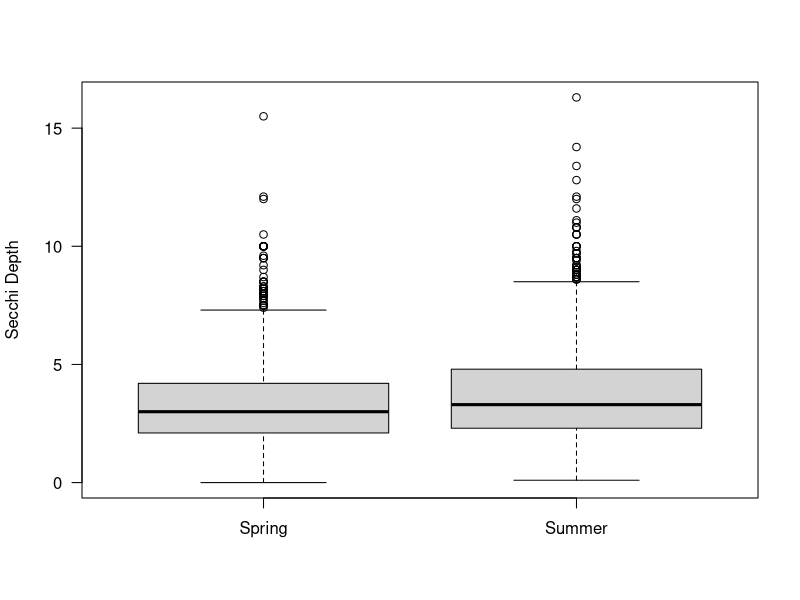
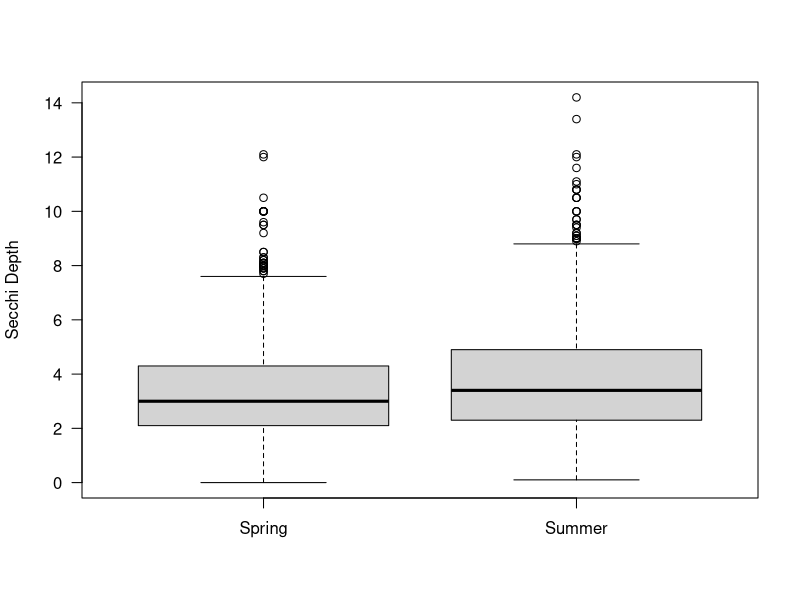

Reproduce these figures in R, in order. (Note: this script raises an error after producing the figures.)
## Comparison between spring and summer secchi depths from the same sampling year
# AJR: 2024-03-20

library(tidyverse)
library(here)

# Read data
secDat <- read_csv(here("data","summerSecchis_bsm.csv")) %>% 
  select(WbyLID,`Water Chem Sample Date`, `Water Chem Secchi Depth (Spring)`,`Limno Sample Date`, `Limno Secchi Depth (Summer)`) %>% 
  rename(waterbodyID = WbyLID, 
         waterChem_dateSample = `Water Chem Sample Date`, 
         limno_dateSample = `Limno Sample Date`,
         springSecchi = `Water Chem Secchi Depth (Spring)`, 
         summerSecchi = `Limno Secchi Depth (Summer)`) %>% 
  relocate(limno_dateSample, .after = waterChem_dateSample)

# Remove rows with NAs and where waterChem_dateSample == limno_dateSample
secDat_complete <- secDat %>% 
  filter_all(all_vars(!is.na(.))) %>% 
  filter(waterChem_dateSample != limno_dateSample) %>% 
  mutate(secDatDiff = springSecchi-summerSecchi)

# T-test between spring and summer secchi's
secTest <- t.test(secDat_complete$springSecchi,secDat_complete$summerSecchi, paired = TRUE)
secTest
dim(secDat_complete)

# Visualize data, boxplot
boxplot(secDat_complete$springSecchi,secDat_complete$summerSecchi, names = c("Spring","Summer"),
        ylab="Secchi Depth", las = 1)

# Summer secchi's are slightly higher (mean spring = 3.37, mean summer = 3.7), so lakes appear clearer during the summer
# We could add a correction factor to ARU Secchi's (add 0.33cm to BsM data to translate spring model data for use
# in summer predictions?). 
#** Should actually correct ARU "summer" data to "spring" data if a correction is to be made (remove 33cm)

# It should be noted, these are for ALL BsM lakes, and have not been filtered to the model data

## Only lakes in our contemporary dataset                                                           # script for details (bottom chunk)
mainDf <- read_csv("data/mainAnalyticalDataset_20240716.csv")

#Pull out waterbodyIDs from our study
bsmUnique <- tibble(mainDf$waterbodyID) %>% 
  distinct()
colnames(bsmUnique) <- "waterbodyID"

# Reduce data set and re-test
# Remove rows with NAs and where waterChem_dateSample == limno_dateSample
secDat_reduced <- secDat_complete %>% 
  semi_join(bsmUnique)

# T-test between spring and summer secchi's
secTest_red <- t.test(secDat_reduced$springSecchi,secDat_reduced$summerSecchi, paired=TRUE)
secTest_red
dim(secDat_reduced)

# Visualize data, boxplot
boxplot(secDat_reduced$springSecchi,secDat_reduced$summerSecchi, names = c("Spring","Summer"),
        ylab="Secchi Depth", las = 1)

## Significant test and mean difference of 0.37 (summer is clearer)
range(secDat_reduced$secDatDiff)
0.37/17.2 # The overall mean difference between spring and summer secchi depths are 2.2% of the range of overall secchi differences
# between paired spring/summer secchi observations, so despite the significant test, the degree of difference between
# secchi readings is small relative to the among-lake variations. Thus, we chose to use Spring secchi's because there was
# (1) more data available, (2) a shorter time-window of when sampling was taken making between-lake comparisons more 
# relevant to one another, (3) taken at the same time in which water chemsitry (e.g., DOC) was sampled, and (4) taken
# by a consistent group of personel which significantly reduces possible variation caused by differences in Secchi observers


## Try a chi square test - are higher spring/summer more frequent?
# Step 1: Create a new column to compare spring and summer Secchi values
secDat_comp <- secDat_reduced %>%
  mutate(Comparison = case_when(
    springSecchi > summerSecchi ~ "Spring Higher",
    springSecchi < summerSecchi ~ "Summer Higher",
    TRUE ~ "Equal"
  ))

# Step 2: Create a contingency table
contingency_table <- table(secDat_comp$Comparison)

# Step 3: Perform the chi-square test
chi_square_result <- chisq.test(contingency_table)

# Print the results of the chi-square test
print(chi_square_result)

## What does a 0.3 m difference in secchi do for predicted DOC? ####
# The model used to estimate DOC was:
bestmodel2 <- glmmTMB(DOC ~ scaled_secchi * scaled_maxDepth + lat + (1|commonID),
                      data = mainDF_BsM, family = Gamma(link = "log"))

predictedDOC_preds_dfSum <- mainDf %>% 
  summarise(meanSecchi = mean(secchiDepth),
            meanMaxDepth = mean(maxDepth), 
            meanLat = mean(lat))

# Now get estimates from other script for model coefficients 
docLinearPred <- -2.8086626 + (-0.0795200*-10.3) # Since scale = F all estimates are at 0. Essentially 
# calculating the intercept +/- mean secchiDepth (which is 0) 
exp(docLinearPred) # a 0.3m change in secchi at mean variables is only worth 0.0014 mg/L DOC

# Coefficients from your model
intercept <- -2.8086626
beta_secchi <- -0.0795200  

# Change in Secchi depth (centered value)
delta_secchi <- 0.3

# Calculate the change in log-transformed DOC
delta_log_DOC <- beta_secchi * delta_secchi

# Calculate the multiplicative change in DOC
multiplicative_change_DOC <- exp(delta_log_DOC)

# Calculate the predicted DOC concentration after the change in Secchi depth
# Assuming the original DOC is based on the intercept (when all predictors are at their mean)
original_DOC <- exp(intercept)  # The original DOC concentration when Secchi, MaxDepth, and Latitude are at their means

# New DOC concentration after 0.3m change in Secchi depth
new_DOC <- multiplicative_change_DOC * original_DOC

# Output the results
cat("Original DOC concentration:", original_DOC, "mg/L\n")
cat("New DOC concentration after 0.3m Secchi depth change:", new_DOC, "mg/L\n")
cat("Difference that 0.3m Secchi affects predicted DOC at predictor means:", 
    original_DOC - new_DOC, "mg/L\n")

exp(-2.81 + (-0.080*0.3 - 3.55) + (-0.0059*0 - 29.56) + (0.098*0) + (0.0003*(0.3 - 3.55)*(0 - 29.56)))
